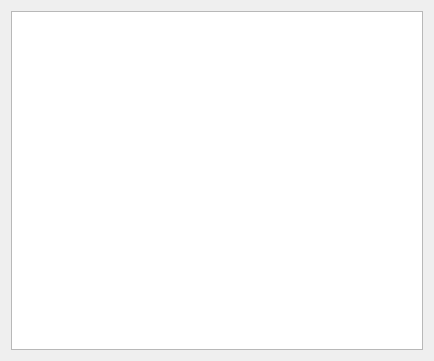
<?xml version="1.0" encoding="UTF-8"?>
<ui version="4.0">
 <class>Widget</class>
 <widget class="QWidget" name="Widget">
  <property name="geometry">
   <rect>
    <x>0</x>
    <y>0</y>
    <width>434</width>
    <height>361</height>
   </rect>
  </property>
  <property name="windowTitle">
   <string>Widget</string>
  </property>
  <layout class="QVBoxLayout" name="verticalLayout">
   <item>
    <widget class="QTableView" name="tableViewData"/>
   </item>
  </layout>
 </widget>
 <layoutdefault spacing="6" margin="11"/>
 <resources/>
 <connections/>
</ui>
